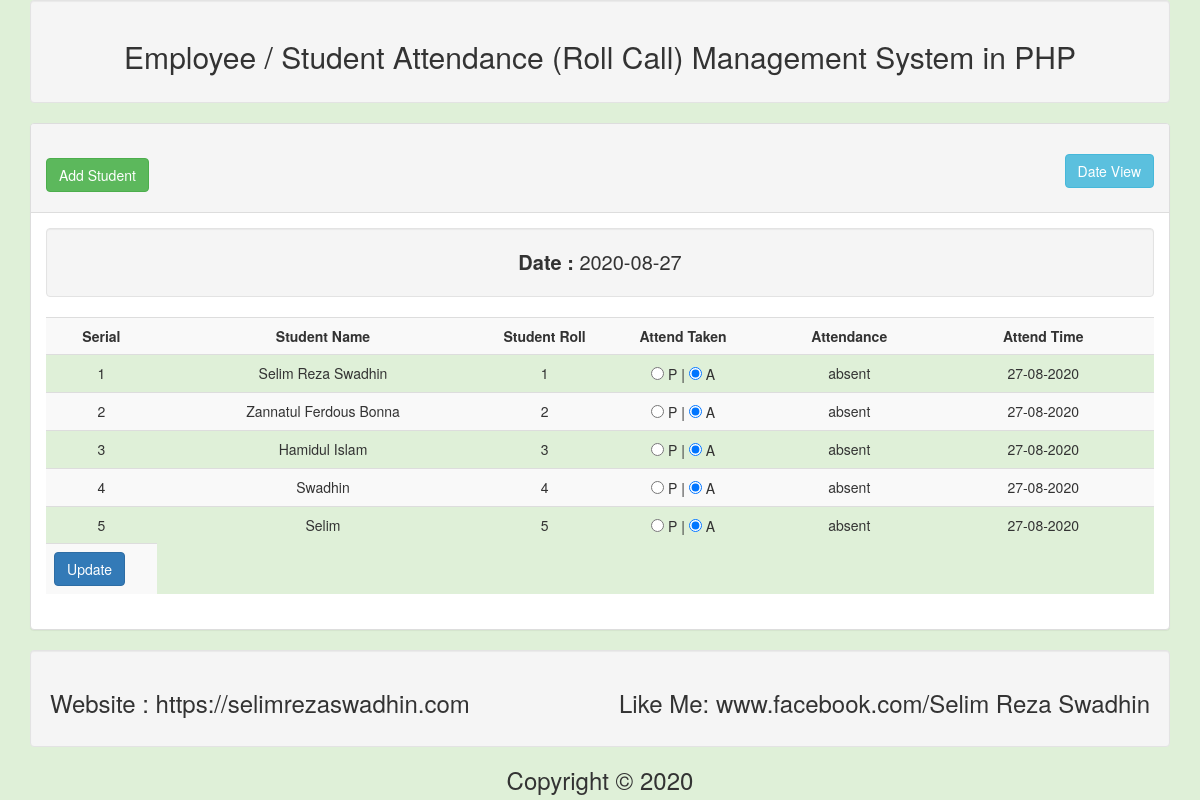
/student_view.php?dt=2020-08-27, run on the app's committed database.
### tables this page shows
CREATE TABLE IF NOT EXISTS `tbl_student` (
  `id` int(11) NOT NULL AUTO_INCREMENT COMMENT 'auto and primary',
  `name` varchar(255) NOT NULL,
  `roll` int(11) NOT NULL COMMENT 'roll is unique',
  PRIMARY KEY (`id`),
  UNIQUE KEY `roll` (`roll`)
);

CREATE TABLE IF NOT EXISTS `tbl_attendance` (
  `id` int(11) NOT NULL AUTO_INCREMENT,
  `roll` int(11) NOT NULL COMMENT 'roll here foreign key',
  `attend` varchar(255) NOT NULL,
  `attend_time` date NOT NULL,
  PRIMARY KEY (`id`)
);

### lib/Database.php (called while the page is built, shortened)
<?php
Class Database{
    public $host   = DB_HOST;
    public $user   = DB_USER;
    public $pass   = DB_PASS;
    public $dbname = DB_NAME;
    public $link;
    private function connectDB(){
        $this->link = new mysqli($this->host, $this->user, $this->pass, $this->dbname);
    }
    public function select($query){
        $result = $this->link->query($query) or die($this->link->error.__LINE__);
        if($result->num_rows > 0){
            return $result;
        } else {
            return false;
        }
    }
}

### lib/Student.php (called while the page is built, shortened)
<?php
$filepath = realpath(dirname(__FILE__));
include_once($filepath . '/Database.php');
?>
<?php
class Student
{
    private $db;
    public function __construct()
    {
        $this->db = new Database();
    }
    public function getAllData($get_date)
    {
        $query = "select tbl_student.name, tbl_attendance.*
                  from tbl_student
                  inner join tbl_attendance
                  on
                  tbl_student.roll = tbl_attendance.roll
                  where attend_time = '$get_date'
                  ";
        $getdata = $this->db->select($query);
        return $getdata;
    }
}

### student_view.php (the view, shortened to what this page needs)
<?php
require_once 'inc/header.php';
require_once 'lib/Database.php';
require_once 'lib/Student.php';
?>
<?php
$stu = new Student();
$get_date = $_GET['dt'];
?>
<div class="panel panel-default">
    <div class="panel-heading">
        <h2>
            <a class="btn btn-success" href="add.php">Add Student</a>
            <a class="btn btn-info pull-right" href="date_view.php">Date View</a>
        </h2>
    </div>
    <div class="panel-body">
        <div class="well text-center" style="font-size: 20px;">
            <strong>Date : </strong><?= $get_date; ?>
        </div>
        <form action="" method="post">
            <table class="table table-striped bg-success">
                <tr>
                    <th class="text-center" width="10%">Serial</th>
                    <th class="text-center" width="30%">Student Name</th>
                    <th class="text-center" width="10%">Student Roll</th>
                    <th class="text-center" width="15%">Attend Taken</th>
                    <th class="text-center" width="15%">Attendance</th>
                    <th class="text-center" width="20%">Attend Time</th>
                </tr>
                <?php
                $get_date = $_GET['dt'];
                $get_student = $stu->getAllData($get_date);
                if ($get_student){
                    $i = 0;
                    while ($value = $get_student->fetch_assoc()){
                        $i++;?>
                        <tr class="text-center">
                            <td><?= $i; ?></td>
                            <td><?= ucwords($value['name']); ?></td>
                            <td><?= $value['roll']; ?></td>
                            <td>
                                <input type="radio" name="attend[<?= $value['roll']; ?>]" value="present" <?php if($value['attend'] == 'present'){echo 'checked';}?> > P |
                                <input type="radio" name="attend[<?= $value['roll']; ?>]" value="absent" <?php if($value['attend'] == 'absent'){echo 'checked';}?>> A
                            </td>
                            <td><?= $value['attend']; ?></td>
                            <td><?= date('d-m-Y', strtotime($value['attend_time'])); ?></td>
                        </tr>
                    <?php }} ?>
                <tr>
                    <td colspan="">
                        <input class="btn btn-primary" type="submit" name="submit" value="Update">
                    </td>
                </tr>
            </table>
        </form>
    </div>
</div>
<?php require_once 'inc/footer.php';

### data on the page
tbl_student: name "Selim Reza Swadhin", tbl_attendance.roll "1", tbl_attendance.attend "absent", tbl_attendance.attend_time "27-08-2020"
tbl_attendance: attend "☑"
tbl_student: name "Zannatul Ferdous Bonna", tbl_attendance.roll "2", tbl_attendance.attend "absent", tbl_attendance.attend_time "27-08-2020"
tbl_attendance: attend "☑"
tbl_student: name "Hamidul Islam", tbl_attendance.roll "3", tbl_attendance.attend "absent", tbl_attendance.attend_time "27-08-2020"
tbl_attendance: attend "☑"
tbl_student: name "Swadhin", tbl_attendance.roll "4", tbl_attendance.attend "absent", tbl_attendance.attend_time "27-08-2020"
tbl_attendance: attend "☑"
tbl_student: name "Selim", tbl_attendance.roll "5", tbl_attendance.attend "absent", tbl_attendance.attend_time "27-08-2020"
tbl_attendance: attend "☑"

### other printed values
$get_date "2020-08-27"
